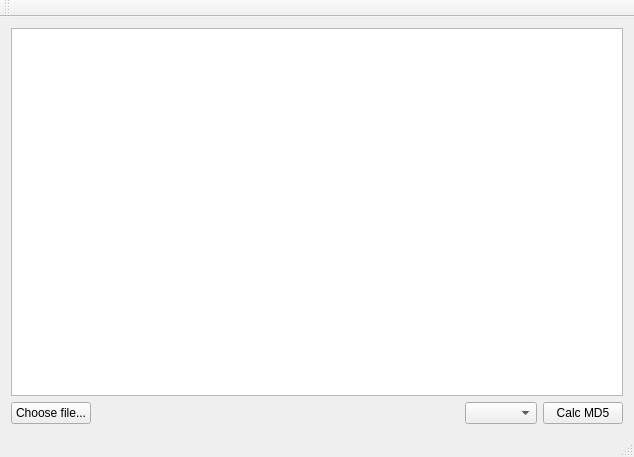
<?xml version="1.0" encoding="UTF-8"?>
<ui version="4.0">
 <class>MainWindow</class>
 <widget class="QMainWindow" name="MainWindow">
  <property name="geometry">
   <rect>
    <x>0</x>
    <y>0</y>
    <width>634</width>
    <height>457</height>
   </rect>
  </property>
  <property name="windowTitle">
   <string>Hash calculator</string>
  </property>
  <widget class="QWidget" name="centralWidget">
   <layout class="QVBoxLayout" name="verticalLayout">
    <item>
     <widget class="QTextEdit" name="textEdit"/>
    </item>
    <item>
     <layout class="QHBoxLayout" name="horizontalLayout">
      <item>
       <widget class="QPushButton" name="pushButtonChooseFile">
        <property name="text">
         <string>Choose file...</string>
        </property>
       </widget>
      </item>
      <item>
       <spacer name="horizontalSpacer">
        <property name="orientation">
         <enum>Qt::Horizontal</enum>
        </property>
        <property name="sizeHint" stdset="0">
         <size>
          <width>40</width>
          <height>20</height>
         </size>
        </property>
       </spacer>
      </item>
      <item>
       <widget class="QComboBox" name="comboBox"/>
      </item>
      <item>
       <widget class="QPushButton" name="pushButtonCalcMD5">
        <property name="text">
         <string>Calc MD5</string>
        </property>
       </widget>
      </item>
     </layout>
    </item>
   </layout>
  </widget>
  <widget class="QMenuBar" name="menuBar">
   <property name="geometry">
    <rect>
     <x>0</x>
     <y>0</y>
     <width>634</width>
     <height>26</height>
    </rect>
   </property>
  </widget>
  <widget class="QToolBar" name="mainToolBar">
   <attribute name="toolBarArea">
    <enum>TopToolBarArea</enum>
   </attribute>
   <attribute name="toolBarBreak">
    <bool>false</bool>
   </attribute>
  </widget>
  <widget class="QStatusBar" name="statusBar"/>
 </widget>
 <layoutdefault spacing="6" margin="11"/>
 <resources/>
 <connections/>
</ui>
